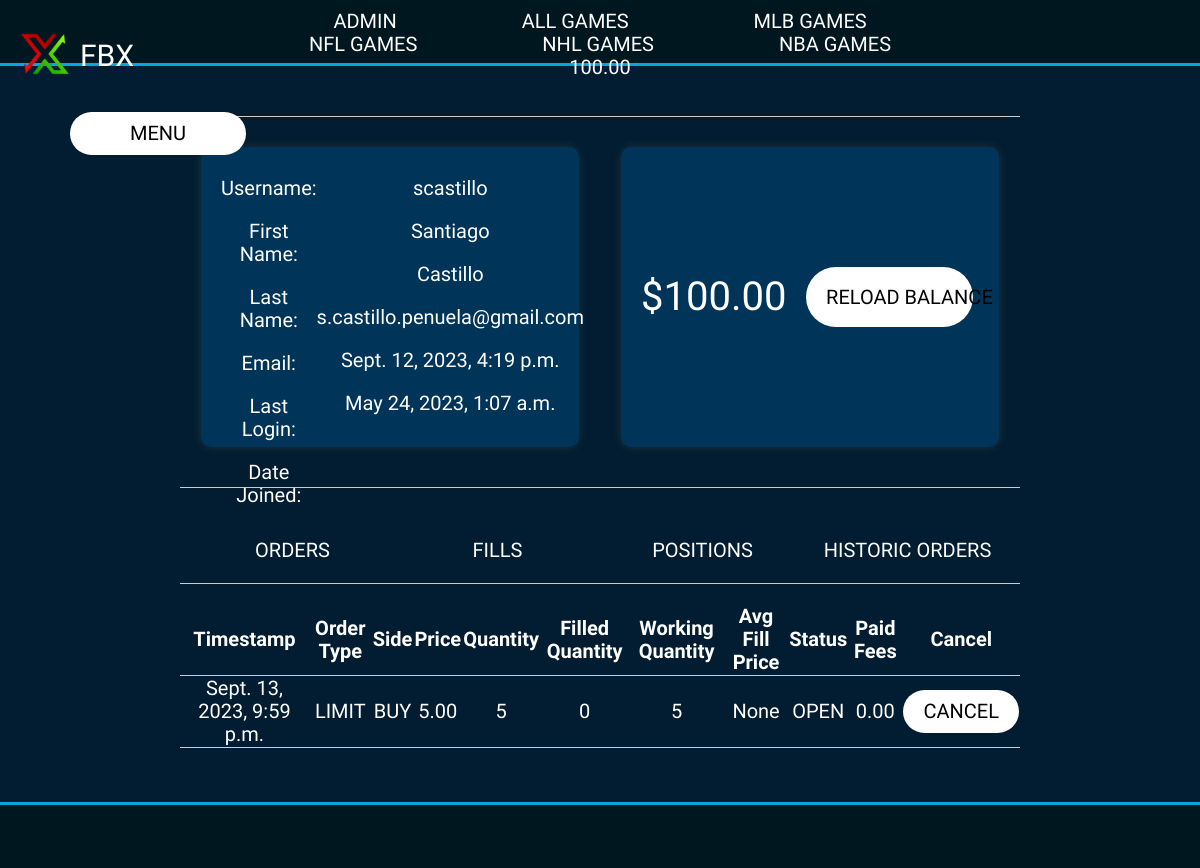
Screenshot of /user/1/ (signed in) with the database file from the repository.
### exchange_app/models.py (models this page shows, shortened)
class UserProfileInfo(models.Model):
    user = models.OneToOneField(User, on_delete=models.CASCADE)
    available_balance = models.DecimalField(max_digits=10, decimal_places=2, default=0)
    locked_balance = models.DecimalField(max_digits=10, decimal_places=2, default=0)

class Order(models.Model):
    order_id = models.CharField(max_length=100)
    user = models.ForeignKey(User, on_delete=models.CASCADE)
    ticker = models.ForeignKey(Ticker, on_delete=models.CASCADE)
    order_type = models.CharField(max_length=20, choices=[(s.name, s.value) for s in OrderType])
    side = models.CharField(max_length=20, choices=[(s.name, s.value) for s in OrderSide])
    price = models.DecimalField(max_digits=10, decimal_places=2, null=True, default=None)
    quantity = models.IntegerField(default=0)
    filled_quantity = models.IntegerField(default=0)
    working_quantity = models.IntegerField(default=0)
    avg_fill_price = models.DecimalField(max_digits=10, decimal_places=2, null=True, default=None)
    status = models.CharField(max_length=20, choices=[(s.name, s.value) for s in OrderStatus], default=OrderStatus.OPEN.name)
    paid_fees = models.DecimalField(max_digits=10, decimal_places=2, default=0)
    creation_timestamp = models.DateTimeField(auto_now_add=True)
    modification_timestamp = models.DateTimeField(auto_now_add=True)

### exchange_app/views.py (the view, shortened to what this page needs)
# urls.py: path("user/<int:pk>/", views.UserDetailView.as_view(), name="user_detail"),
class UserDetailView(DeleteView):
    context_object_name = "user_detail"
    model = User
    template_name = "exchange_app/user_detail.html"
    def get_context_data(self, **kwargs):
        context = super().get_context_data(**kwargs)
        context["balance_form"] = BalanceForm()
        if self.request.user.is_authenticated:
            context["user_orders"] = Order.objects.filter(user=self.request.user)
            context["user_positions"] = Position.objects.filter(user=self.request.user)
            context["user_fills"] = Fill.objects.filter(user=self.request.user)
        else:
            context["user_orders"] = Order.objects.none()
            context["user_positions"] = Position.objects.none()
            context["user_fills"] = Fill.objects.none()
        return context

### templates/exchange_app/user_detail.html (shortened to what this page needs)
<!DOCTYPE html>
{% extends "exchange_app/base.html" %} {% block body_block %}
<div class="grid grid--1x3">
  <div class="ticker-info-middle-column">
    <div class="grid grid--1x2">
      <div class="line line__top"></div>
      <div class="login--form card__container user-card">
        <div class="grid grid--1x2 grid__user-card">
          <div class="user-card-info-left">
            <p>Username:</p>
            <p>First Name:</p>
            <p>Last Name:</p>
            <p>Email:</p>
            <p>Last Login:</p>
            <p>Date Joined:</p>
          </div>
          <div class="user-card-info-right">
            <p>{{user.username}}</p>
            <p>{{user.first_name}}</p>
            <p>{{user.last_name}}</p>
            <p>{{user.email}}</p>
            <p>{{user.last_login}}</p>
            <p>{{user.date_joined}}</p>
          </div>
        </div>
      </div>
      <div class="login--form card__container user-card">
        <div class="grid grid--1x2 grid__user-card">
          <div class="user__balance">${{user.userprofileinfo.available_balance}}</div>
          {%if balance_form%}
          <form id="balance-form" method="POST" action="" class="user__balance__btn">
            <button type="submit", class="btn btn--secondary user__balance__btn">Reload Balance</button>
          </form>
          {%endif%}
        </div>
      </div>
      <div class="line line__bottom"></div>
    </div>
    <nav class="nav nav--table grid grid--1x4">
      <a id="orders-tab" class="" aria-current="page" href="#">Orders</a>
      <a id="fills-tab" class="" href="#">Fills</a>
      <a id="positions-tab" class="" href="#">Positions</a>
      <a id="historic-orders-tab" class="" href="#">Historic Orders</a>
    </nav>
    <div id="orders-section" class="user_table orders_table">
      {% if user_orders %}
      <table class="user_table orders_table">
        <thead>
          <tr>
            <th>Timestamp</th>
            <th>Order Type</th>
            <th>Side</th>
            <th>Price</th>
            <th>Quantity</th>
            <th>Filled Quantity</th>
            <th>Working Quantity</th>
            <th>Avg Fill Price</th>
            <th>Status</th>
            <th>Paid Fees</th>
            <th>Cancel</th>
          </tr>
        </thead>
        <tbody>
          {% for order in user_orders %}
          <tr>
            <td>{{ order.creation_timestamp }}</td>
            <td>{{ order.order_type }}</td>
            <td>{{ order.side }}</td>
            <td>{{ order.price }}</td>
            <td>{{ order.quantity }}</td>
            <td>{{ order.filled_quantity }}</td>
            <td>{{ order.working_quantity }}</td>
            <td>{{ order.avg_fill_price }}</td>
            <td>{{ order.status }}</td>
            <td>{{ order.paid_fees }}</td>
            <td>
              <button type="submit" class="btn btn--secondary">CANCEL</button>
            </td>
          </tr>
          {% endfor %}
        </tbody>
      </table>
      {% else %}
      <p>No orders available.</p>
      {% endif %}
    </div>
  </div>
</div>
{% endblock %}

### templates/exchange_app/base.html (shortened to what this page needs)
<!DOCTYPE html>
{% load static %}
<html lang="en">
  <head>
     <link rel="stylesheet" href="https://cdnjs.cloudflare.com/ajax/libs/animate.css/4.1.1/animate.min.css"/>
    <link rel="stylesheet" href="{% static 'normalize.css' %}" />
    <link rel="stylesheet" href="{% static 'styles_2.css' %}" />
</head>
  <body class="body">
      <nav class="nav grid--1x3">
        <div class="logo">
            <a href="{% url "index" %}">
                <img
                class="logo--img"
                src="/static/exchange_app/fbx_logo.png"
                alt=""
                />
            </a>
            <a href="{% url "index" %}">
                <span class="logo--span">FBX</span>
            </a>
        </div>
        <div class="nav--list">
          <ul class="list">
            <a class="list--item list--inline" href="{% url "admin:index" %}">Admin</a>
            <a class="list--item list--inline" href="{% url 'exchange_app:game_list' %}">All Games</a>
            <a class="list--item list--inline" href="{% url 'exchange_app:game_list' %}?league=MLB">MLB Games</a>
            <a class="list--item list--inline" href="{% url 'exchange_app:game_list' %}?league=NFL">NFL Games</a>
            <a class="list--item list--inline" href="{% url 'exchange_app:game_list' %}?league=NHL">NHL Games</a>
            <a class="list--item list--inline" href="{% url 'exchange_app:game_list' %}?league=NBA">NBA Games</a>
            {% if user.is_authenticated %}
              <a class="list--item list--inline">{{user.userprofileinfo.available_balance}}</h1>
            {% endif %}
          </ul>
        </div>
        {% if user.is_authenticated %}
          <div class="dropdown">
            <button class="btn btn--secondary btn--stretched">Menu</button>
          </div>
        {% endif %}
        </nav>
    <div class="footer"></div>
    {% block body_block %}{% endblock %}
  </body>
</html>

### static/styles_2.css (style rules this page uses)
:root { --color-main: #021d31; --color-header: #00171f; --color-footer: #ccc; --color-card: #ccc; --color-font-light: white; --color-font-dark: black; --color-font-hover: #00a7e1; --color-btn-primary: #003459; --font-btn-primary: #fff; --color-btn-secondary: #fff; --font-btn-secondary: #003459; --font-btn-main: blue; --color-border: #ccc; --border-radius: 30px; --border-radius-soft: 10px; --border-shadow: 2px; --x: 20s; }
*, *::after, *::before { box-sizing: border-box; }
html { font-size: 62.5%; font-weight: 400; }
body { font-family: Raleway, Arial, Helvetica, sans-serif; font-size: 2rem; background: var(--color-main); }
a { text-decoration: none; }
.logo { display: flex; align-items: center; text-align: center; }
.btn { border-radius: var(--border-radius); border: none; cursor: pointer; font-weight: 500; padding: 1rem 2rem; text-align: center; white-space: nowrap; }
.btn--secondary, .btn--secondary a { background: var(--color-btn-secondary); color: var(--color-font-dark); text-transform: uppercase; }
.btn--stretched { padding-left: 6rem; padding-right: 6rem; }
.list { margin: 0; padding: 1rem 2rem; right: 10%; left: 50%; }
.list--item { list-style: none; color: var(--color-font-light); }
.list--inline { display: inline-block; margin-right: 6rem; margin-left: 6rem; }
.nav { align-items: center; background: var(--color-header); border-bottom: 3px solid var(--color-font-hover); display: grid; flex-wrap: wrap; font-size: 2rem; margin: 0; padding: 0 1rem; text-transform: uppercase; top: 0; width: 100%; height: 66px; z-index: 9999; }
.nav--table a { color: var(--color-font-light); }
.nav--table { border-bottom: 1px solid var(--color-border); margin-bottom: 2rem; }
::placeholder { opacity: 90%; }
.grid { background: var(--color-main); margin: 0; display: grid; color: var(--color-font-light); }
.grid__user-card { height: 100%; text-align: center; background: var(--color-btn-primary); padding-top:0 }
.user-card-info-left { grid-column: 1/1; grid-row: 1/2; }
.user-card-info-right { grid-column: 2/2; grid-row: 1/2; }
.grid--1x2 { grid-template-columns: 1fr 1fr; }
.grid--1x3 { align-items: center; align-self: center; grid-template-columns: 15% 70% 15%; justify-content: space-between; text-align: center; width: 100%; margin-bottom: 2rem; }
.grid--1x4 { align-items: center; grid-template-columns: 1fr 1fr 1fr 1fr; justify-content: space-between; text-align: center; width: 100%; margin-top: 3rem; }
.card__container { background: var(--color-card); border-radius: var(--border-radius-soft); box-shadow: 0px 0px var(--border-shadow) var(--border-shadow) rgba(0, 0, 0, 0.25); color: var(--color-font-light); margin: 4rem 5rem; padding: 1rem 2rem; text-align: center; width: auto; }
.footer { background: var(--color-header); margin: 0; padding: 1rem 2rem; border-top: 3px solid var(--color-font-hover); position: fixed; bottom: 0; width: 100%; height: 66px; }
.logo { display: inline-flex; align-items: center; }
.logo--img { width: 50px; height: 50px; margin: 0 1rem; }
.logo--span { color: var(--color-font-light); font-size: 3rem; text-align: center; }
.login--form { margin-left: auto; margin-right: auto; margin-top: 15rem; width: 50%; background: var(--color-btn-primary); }
.ticker-info-middle-column { margin-top: 3rem; color: var(--color-font-light); text-align: left; }
table { text-align: center; vertical-align: bottom; border-collapse: collapse; width: 100%; }
td, th { border-bottom: 1px solid var(--color-border); border-width: 100%; }
.user-table, .orders_table { color: var(--color-font-light); margin-bottom: 10rem; border-collapse: collapse; margin-top: 2rem; }
.dropdown { position: relative; display: inline-block; }
.dropdown-content a { color: black; padding: 0.5rem 1rem; display: block; border-radius: var(--border-radius-soft); background-color: var(--color-btn-secondary); }
.user-card { align-items: center; height: 30rem; width: 90%; margin-top: 3rem; box-shadow: 0 0 10px rgba(102, 101, 101, 0.295); background: var(--color-btn-primary); }
.user__balance { grid-column: 1/1; grid-row: 1/1; align-self: center; vertical-align: middle; font-size: 4rem; }
.user__balance__btn { text-align: center; align-self: center; height: 6rem; width: 90%; margin: 0 auto; }
.line { background: var(--color-footer); width: 100%; height: 1px; }
.line__top { grid-column: 1/3; grid-row: 1/1; }
.line__bottom { grid-column: 1/3; grid-row: 3/3; }

### rows the page displays
Order: creation_timestamp "Sept. 13, 2023, 9:59 p.m.", order_type "LIMIT", side "BUY", price "5.00", quantity "5", filled_quantity "0", working_quantity "5", avg_fill_price "None", status "OPEN", paid_fees "0.00"

### other values shown
{{ user.userprofileinfo.available_balance }} "100.00"
{{ user.username }} "scastillo"
{{ user.first_name }} "Santiago"
{{ user.last_name }} "Castillo"
{{ user.email }} "s.castillo.penuela@gmail.com"
{{ user.last_login }} "Sept. 12, 2023, 4:19 p.m."
{{ user.date_joined }} "May 24, 2023, 1:07 a.m."
